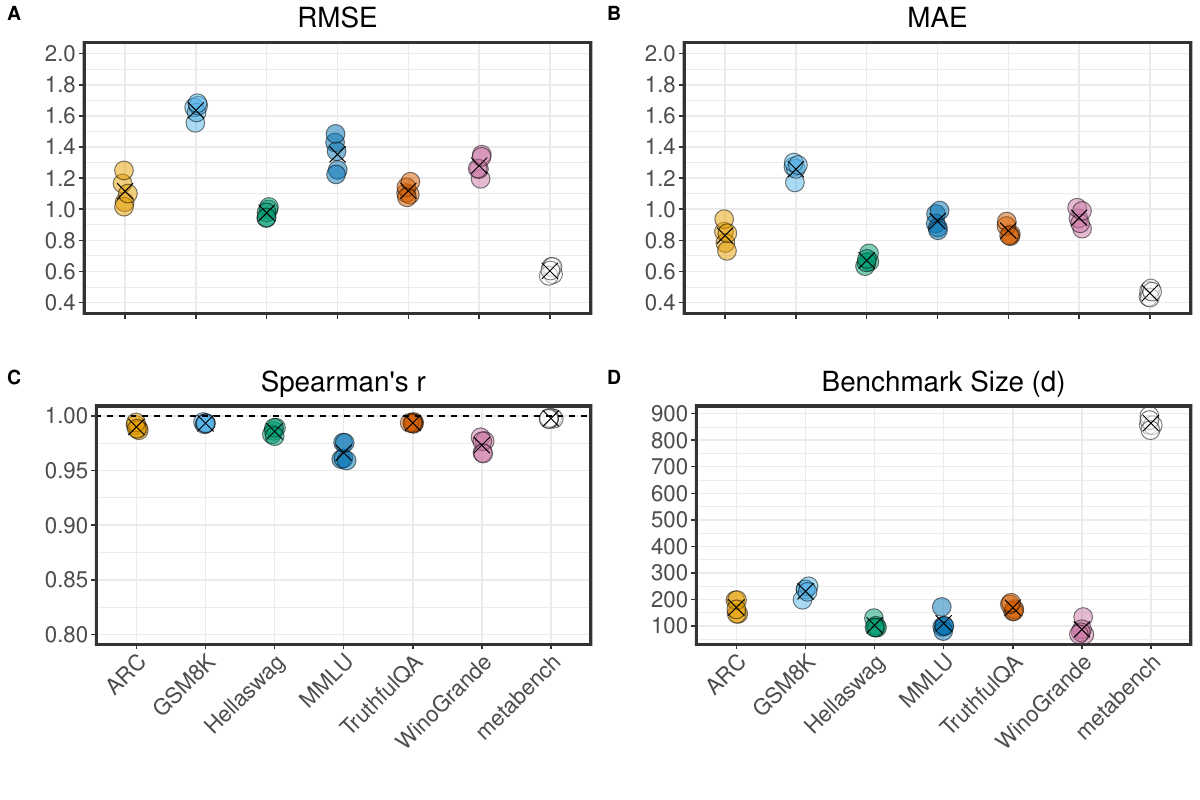

Here is the R script that generated this plot:
# =============================================================================
box::use(.. / analysis / utils[gprint, gpath, napply, mytheme, cbPalette, cbPalette2])
box::use(.. / analysis / reduce.utils[score.stats])
box::use(.. / analysis / reduced / best[all.benchmarks])
here::i_am("figures/f.seeds.R")
benchmarks <- c("arc", "gsm8k", "hellaswag", "mmlu", "truthfulqa", "winogrande", "metabench")
names <- c("ARC", "GSM8K", "Hellaswag", "MMLU", "TruthfulQA", "WinoGrande", "metabench")
point.size <- 5
mean.size <- 5
mean.shape <- 4

# =============================================================================
# helper functions
get.stats <- function(data){
   data <- data |>
      dplyr::mutate(error = p - grand)
   rmse <- sqrt(mean(data$error^2))
   mae <- mean(abs(data$error))
   r <- cor(data$p, data$grand, method="spearman")
   list(rmse=rmse, mae=mae, r=r)
}

load.stats <- function(bm, seed){
   d.path <- gpath("analysis/reduced/numitems-sub-seed={seed}.rds")
   d <- readRDS(d.path)[[bm]]
   if (seed == 1){
      plot.path <- gpath("plots/mb-{bm}-v2.rds")
   } else {
      plot.path <- gpath("plots/mb-{bm}-seed={seed}.rds")
   }
   data <- readRDS(plot.path)$data
   stats <- get.stats(data)
   data.frame(bm=bm, seed=seed, d=d, rmse=stats$rmse, mae=stats$mae, r=stats$r)
}

load.total <- function(seed){
   d.path <- gpath("analysis/reduced/numitems-sub-seed={seed}.rds")
   d <- readRDS(d.path)$sum
   if (seed == 1){
      plot.path <- gpath("plots/metabench-sub-v2.rds")
   } else {
      plot.path <- gpath("plots/metabench-sub-seed={seed}.rds")
   }
   data <- readRDS(plot.path)$data
   stats <- get.stats(data)
   data.frame(bm="metabench", seed=seed, d=d, rmse=stats$rmse, mae=stats$mae, r=stats$r)
}


load.bm <- function(bm){
   seeds <- c(1, 2, 3, 4, 5)
   if (bm == "metabench"){
      aggregates <- napply(seeds, load.total)
   } else {
      aggregates <- napply(seeds, function(s) load.stats(bm, s))
   }
   do.call(rbind, aggregates)
}

load.df <- function(){
   stats <- napply(benchmarks, load.bm)
   stats <- do.call(rbind, stats)
   rownames(stats) <- NULL
   stats |>
      dplyr::mutate(bm=factor(bm, levels=benchmarks, labels=names))
}

plot.rmse <- function(stats){
   box::use(ggplot2[...])
   a <- 0.4
   b <- 2.0
   ggplot(stats, aes(x=bm, y=rmse, fill=bm)) +
      geom_point(position=position_jitterdodge(), size=point.size, shape=21, alpha=0.5) +
      geom_point(stat="summary", fun=mean, color="black", size=mean.size, shape=mean.shape) +
      coord_cartesian(ylim=c(a, b)) +
      scale_y_continuous(breaks=seq(a, b, by=0.2)) +
      mytheme() +
      theme(axis.text.x = element_blank(),
            legend.position="none") +
      labs(x="", y="", title="RMSE") +
      scale_fill_manual(values=cbPalette())
}

plot.mae <- function(stats){
   box::use(ggplot2[...])
   a <- 0.4
   b <- 2.0
   ggplot(stats, aes(x=bm, y=mae, fill=bm)) +
      geom_point(position=position_jitterdodge(), size=point.size, shape=21, alpha=0.5) +
      geom_point(stat="summary", fun=mean, color="black", size=mean.size, shape=mean.shape) +
      coord_cartesian(ylim=c(a, b)) +
      scale_y_continuous(breaks=seq(a, b, by=0.2)) +
      mytheme() +
      theme(axis.text.x = element_blank(),
            legend.position="none") +
      labs(x="", y="", title="MAE") +
      scale_fill_manual(values=cbPalette())
}

plot.r <- function(stats){
   box::use(ggplot2[...])
   a <- 0.8
   b <- 1.0
   ggplot(stats, aes(x=bm, y=r, fill=bm)) +
      geom_point(position=position_jitterdodge(), size=point.size, shape=21, alpha=0.5) +
      geom_point(stat="summary", fun=mean, color="black", size=mean.size, shape=mean.shape) +
      geom_hline(yintercept=1, linetype="dashed", color="black") +
      coord_cartesian(ylim=c(a, b)) +
      scale_y_continuous(breaks=seq(a, b, by=0.05)) +
      mytheme() +
      theme(axis.text.x = element_text(angle = 45, hjust = 1),
            legend.position="none") +
      labs(x="", y="", title="Spearman's r") +
      scale_fill_manual(values=cbPalette())
}

plot.d <- function(stats){
   box::use(ggplot2[...])
   box::use(ggbreak[scale_y_break])
   a <- 50L
   b <- 950L
   ggplot(stats, aes(x=bm, y=d, fill=bm)) +
      geom_point(position=position_jitterdodge(), size=point.size, shape=21, alpha=0.5) +
      geom_point(stat="summary", fun=mean, color="black", size=mean.size, shape=mean.shape) +
      # scale_y_break(c(250, 825)) + # incompatible with cowplot
      scale_y_continuous(breaks=seq(a-50, b-50, by=100)) +
      mytheme() +
      theme(legend.position="none",
            axis.text.x = element_text(angle = 45, hjust = 1),
            axis.ticks.y.right = element_blank(),  
            axis.text.y.right = element_blank(),
            axis.line.y.right = element_blank()) +
      labs(x="", y="", title="Benchmark Size (d)") +
      scale_fill_manual(values=cbPalette())

}

# =============================================================================
# main
stats <- load.df()
p.rmse <- plot.rmse(stats)
p.mae <- plot.mae(stats)
p.r <- plot.r(stats)
p.d <- plot.d(stats)
p.upper <- cowplot::plot_grid(p.rmse, p.mae, nrow=1, ncol=2, labels=c("A", "B"), align="hv")
p.lower <- cowplot::plot_grid(p.r, p.d, nrow=1, ncol=2, labels=c("C", "D"), align="hv")
(p.seeds <- cowplot::plot_grid(p.upper, p.lower, nrow=2, ncol=1, labels=c("", ""), rel_heights=c(1, 1.2)))
outpath <- gpath("figures/f.seeds.pdf")
ggplot2::ggsave(outpath, p.seeds, width = 12, height = 8)
